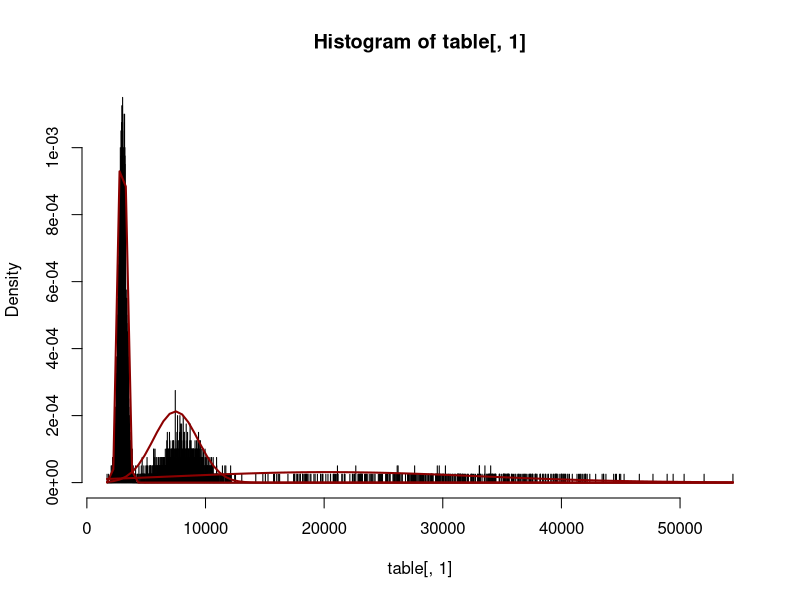

Write the R code that produced this figure. (Note: this script raises an error after producing the figure.)
table <- read.table("SalaryData.txt", header = TRUE, sep =" ", dec = ".")


#Initialize########
pi <- c(0.4, 0.35,0)
mean <- c(3344, 7000, 19000)
var <- c(400^2, 1700^2, 9000^2)
w <- c(0,5, 0.3, 0.2)
###################

i <- 1
t <- 1
str_w <- matrix(0,nrow = 8001,ncol = 3, byrow = TRUE)

pi_nunom <- c(0, 0)
pi_denom <- c(0, 0)

mean_nunom <- c(0, 0, 0)
mean_denom <- c(0, 0, 0)

var_nunom <- c(0, 0, 0)
var_denom <- c(0, 0, 0)

while(t != 10){

  while(i != 8001){
#E step 
    w[1] <- pi[1] * dnorm(table[i,1], mean[1], sqrt(var[1]))
    w[2] <- pi[2] * dnorm(table[i,1], mean[2], sqrt(var[2]))
    w[3] <- (1 - pi[1] - pi[2]) * dnorm(table[i,1], mean[3], sqrt(var[3]))
    
    str_w[i,1] <- w[1]/(w[1] + w[2] + w[3])
    str_w[i,2] <- w[2]/(w[1] + w[2] + w[3])
    str_w[i,3] <- w[3]/(w[1] + w[2] + w[3])
    
    i <- i+1
  }

# M STEP
  i <- 1
  pi_nunom <- c(0, 0)
  pi_denom <- c(0, 0)
  
  mean_nunom <- c(0, 0, 0)
  mean_denom <- c(0, 0, 0)
  
  var_nunom <- c(0, 0, 0)
  var_denom <- c(0, 0, 0)
  
  i <- 1
  k <- 1
  #CALCULATE PI_1 AND MEAN
  while(i != 8001){
      pi_nunom[1] <- pi_nunom[1] + (1-pi[2])*(str_w[i,1])
      pi_denom[1] <- pi_denom[1] + (str_w[i,1]+ str_w[i,3])

      
      for(k in 1:3){
        mean_nunom[k] <- mean_nunom[k] + table[i, 1] * str_w[i,k]
        mean_denom[k] <- mean_denom[k] + str_w[i, k]
      }
      
      i <- i +1
  }
  pi[1] <- pi_nunom[1]/pi_denom[1]
  
  for(k in 1:3){
    mean[k] <- mean_nunom[k] / mean_denom[k]
  }
  ######################################################
  #CALCULATE PI_2 as it depends on PI_1(t+1)
  i <- 1
  while(i != 8001){
    pi_nunom[2] <- pi_nunom[2] + (1-pi[1])*(str_w[i,2])
    pi_denom[2] <- pi_denom[2] + (str_w[i,2]+ str_w[i,3])
    i <- i +1
  }

  pi[2] <- pi_nunom[2]/pi_denom[2]

  ####################################################
  #CALCULATE var_k as it depends on mean_k(t+1)
  
  i<-1
  while(i != 8001){
    
      for(k in 1:3){
        var_nunom[k] <- var_nunom[k] + str_w[i,k]*(table[i, 1] - mean[k])^2
        var_denom[k] <- var_denom[k] + str_w[i,k]
      }
      
    i <- i +1
  }

  for(k in 1:3){
    var[k] <- var_nunom[k] /var_denom[k]
  }
#################################
  t <- t + 1
}
pi[3] <- 1 - pi[1] - pi[2]
print(pi)
print(mean)
print(sqrt(var))
hist(prob=TRUE,table[,1],breaks = 8000)
curve(dnorm(x,mean[1],sqrt(var[1])), add=TRUE,col = "darkred",lwd=2)
curve(dnorm(x,mean[2],sqrt(var[2])), add=TRUE,col = "darkred",lwd=2)
curve(dnorm(x,mean[3],sqrt(var[3])), add=TRUE,col = "darkred",lwd=2)
x#output the first 50 employee's salary group

for(i in 1:50){
  prob1 <- dnorm(table[i,1],mean[1],sqrt(var[1]))
  prob2 <- dnorm(table[i,1],mean[2],sqrt(var[2]))
  prob3 <- dnorm(table[i,1],mean[3],sqrt(var[3]))
  if(prob1 > prob2 && prob1 > prob3){
    cat(sprintf("The %s employee is belongs to Group 1\n", i))
  }else if(prob2 > prob1 && prob2 > prob3){
    cat(sprintf("The %s employee is belongs to Group 2\n", i))
  }else{
    cat(sprintf("The %s employee is belongs to Group 3\n", i))
    
  }
  
}

